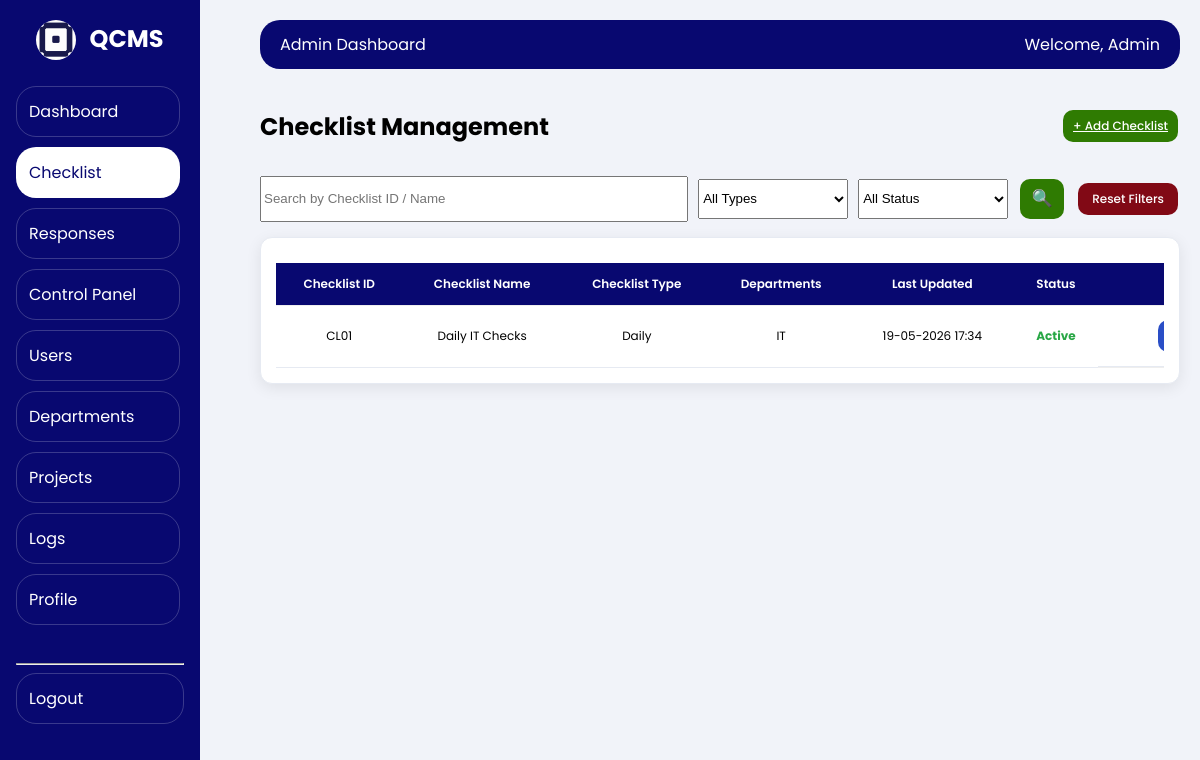
The app's page /admin-panel/checklists/ (signed in) with its own data.
### backend/models.py (models this page shows, shortened)
class ChecklistDefinition(models.Model):
    checklist_id = models.CharField(max_length=20, unique=True, db_index=True)
    name = models.CharField(max_length=255)
    checklist_type = models.ForeignKey(ChecklistType, on_delete=models.PROTECT, related_name='checklists')
    projects = models.ManyToManyField(Project, related_name='checklist_definitions', blank=True)
    departments = models.ManyToManyField(Department, related_name='checklist_definitions', blank=True)
    is_active = models.BooleanField(default=True)
    created_at = models.DateTimeField(auto_now_add=True)
    updated_at = models.DateTimeField(auto_now=True)
    class Meta:
        ordering = ['-updated_at']

class ChecklistType(models.Model):
    name = models.CharField(max_length=100, unique=True)
    is_active = models.BooleanField(default=True)
    created_at = models.DateTimeField(auto_now_add=True)
    updated_at = models.DateTimeField(auto_now=True)

class Department(models.Model):
    code = models.CharField(max_length=50, unique=True)
    name = models.CharField(max_length=200)
    is_active = models.BooleanField(default=True)
    created_at = models.DateTimeField(auto_now_add=True, null=True, blank=True)
    updated_at = models.DateTimeField(auto_now=True, null=True, blank=True)

### backend/views/admin.py (the view, shortened to what this page needs)
# urls.py: path('admin-panel/checklists/', views.admin_checklists, name='admin_checklists'),
def admin_checklists(request):
    if not request.user.is_authenticated:
        return redirect('login')
    profile = get_user_profile(request.user)
    if not profile or profile.role != "Admin":
        return redirect('home')
    search = (request.GET.get('search') or '').strip()
    checklist_type = (request.GET.get('checklist_type') or '').strip()
    status = (request.GET.get('status') or '').strip()
    page_no = request.GET.get('page')
    checklists = ChecklistDefinition.objects.select_related('checklist_type').prefetch_related('projects', 'departments')
    if search:
        checklists = checklists.filter(Q(checklist_id__icontains=search) | Q(name__icontains=search))
    if checklist_type:
        checklists = checklists.filter(checklist_type_id=checklist_type)
    if status in {'active', 'inactive'}:
        checklists = checklists.filter(is_active=(status == 'active'))
    paginator = Paginator(checklists.order_by('-updated_at'), 8)
    page_obj = paginator.get_page(page_no)
    return render(request, 'admin_panel/admin_checklists.html', {
        'sidebar_menu': _admin_sidebar_menu(),
        'checklists': page_obj,
        'checklist_types': ChecklistType.objects.filter(is_active=True).order_by('name'),
        'projects': Project.objects.filter(is_active=True).order_by('name'),
        'departments': Department.objects.filter(is_active=True).order_by('name'),
        'questions_json_help': {
            'types': _question_type_options(),
        },
    })

### backend/logging_service.py (called while the page is built)
def set_current_request(request):
    _current_request.set(request)

### backend/views/admin.py (called while the page is built)
def _admin_sidebar_menu():
    return [
        {'url': reverse('admin_dashboard'), 'label': 'Dashboard'},
        {'url': reverse('admin_checklists'), 'label': 'Checklist'},
        {'url': reverse('admin_responses'), 'label': 'Responses'},
        {'url': reverse('admin_control_panel'), 'label': 'Control Panel'},
        {'url': reverse('admin_users'), 'label': 'Users'},
        {'url': reverse('admin_departments'), 'label': 'Departments'},
        {'url': reverse('admin_projects'), 'label': 'Projects'},
        {'url': reverse('admin_logs'), 'label': 'Logs'},
        {'url': reverse('admin_profile'), 'label': 'Profile'},
    ]

def _question_type_options():
    return [
        {'value': value, 'label': label}
        for value, label in ChecklistQuestion.QUESTION_TYPES
    ]

### backend/views/common.py (called while the page is built)
def get_user_profile(user):
    if not user or not user.is_authenticated:
        return None
    return UserProfile.objects.filter(user=user).first()

### qcms/context_processors.py (called while the page is built)
def branding(request):
    return {
        'PROJECT_DISPLAY_NAME': getattr(settings, 'PROJECT_DISPLAY_NAME', 'QCMS - Quality Control Management System'),
        'PROJECT_SHORT_NAME': getattr(settings, 'PROJECT_SHORT_NAME', 'QCMS'),
    }

### frontend/templates/admin_panel/admin_checklists.html (shortened to what this page needs)
{% extends 'admin_panel/admin_base.html' %}
{% load static %}
{% block content %}
<link rel="stylesheet" href="{% static 'admin_panel/checklist_response.css' %}" />
<link rel="stylesheet" href="{% static 'admin_users/admin_users.css' %}" />
<div class="panel-header">
  <h2>Checklist Management</h2>
  <a class="btn btn-add" href="{% url 'admin_checklist_create' %}">+ Add Checklist</a>
</div>
<form method="GET" class="users-toolbar">
  <input type="text" name="search" id="searchChecklist" placeholder="Search by Checklist ID / Name" value="{{ request.GET.search }}" class="form-control toolbar-search" />
  <select id="filterChecklistType" name="checklist_type" class="form-control">
    <option value="">All Types</option>
  </select>
  <select id="filterChecklistStatus" name="status" class="form-control">
    <option value="">All Status</option>
  </select>
  <button type="submit" class="btn btn-add icon-btn" title="Search">🔍</button>
  <a href="{% url 'admin_checklists' %}" class="btn btn-delete reset-link">Reset Filters</a>
</form>
{% include 'admin_panel/partials/checklist_table.html' %}
{% endblock %}

### frontend/templates/admin_panel/partials/checklist_table.html (shortened to what this page needs)
<div class="card">
  <div class="table-container">
    <table>
      <thead>
        <tr>
          <th>Checklist ID</th>
          <th>Checklist Name</th>
          <th>Checklist Type</th>
          <th>Departments</th>
          <th>Last Updated</th>
          <th>Status</th>
          <th>Actions</th>
        </tr>
      </thead>
      <tbody id="checklistBody">
        {% for checklist in checklists %}
        <tr>
          <td>{{ checklist.checklist_id }}</td>
          <td>{{ checklist.name }}</td>
          <td>{{ checklist.checklist_type.name }}</td>
          <td>{% for department in checklist.departments.all %}{{ department.name }}{% if not forloop.last %}, {% endif %}{% endfor %}</td>
          <td>{{ checklist.updated_at|date:'d-m-Y H:i' }}</td>
          <td>{% if checklist.is_active %}<span class="active-text">Active</span>{% else %}<span class="inactive-text">Inactive</span>{% endif %}</td>
          <td>
            {% if checklist_view_mode %}
              <a class="btn table-action-btn btn-add" href="{% url 'user_checklist_fill' checklist.id %}">Fill Checklist</a>
              <a class="btn table-action-btn btn-view" href="{% url 'user_checklist_preview' checklist.id %}">View Checklist</a>
            {% else %}
              <a class="btn table-action-btn btn-view" href="{% url 'admin_checklist_view' checklist.id %}">View</a>
            {% endif %}
          </td>
        </tr>
        {% empty %}
        <tr><td colspan="7">No checklists found.</td></tr>
        {% endfor %}
      </tbody>
    </table>
  </div>
</div>

### frontend/static/shared/table_system.css (style rules this page uses)
:root { --tbl-head: #080870; --tbl-head-text: #fff; --tbl-border: #e6eaf2; --tbl-row-hover: #eef2ff; }
.card { background: #fff; border: 1px solid var(--tbl-border); border-radius: 12px; padding: 14px; box-shadow: 0 2px 8px rgba(0, 0, 0, 0.04); }
.table-container, .table-responsive { width: 100%; overflow-x: auto; -webkit-overflow-scrolling: touch; }
.table-container table, .table-responsive .standard-table, table.standard-table { width: 100%; min-width: 1200px; border-collapse: collapse; table-layout: auto; }
.table-container thead th, .standard-table thead th { background: var(--tbl-head); color: var(--tbl-head-text); padding: 12px; font-size: 12px; font-weight: 600; text-align: left; white-space: nowrap; position: sticky; top: 0; z-index: 1; }
.table-container tbody td, .standard-table tbody td { padding: 12px; font-size: 12px; vertical-align: middle; border-bottom: 1px solid var(--tbl-border); overflow: hidden; text-overflow: ellipsis; white-space: nowrap; }
.btn { height: 32px; padding: 0px 10px; font-size: 12px; line-height: 32px; border-radius: 20px; display: inline-flex; align-items: center; justify-content: center; white-space: nowrap; }
.table-action-btn { display: inline-flex; align-items: center; justify-content: center; padding: 0px 10px; border-radius: 20px; font-size: 14px; font-weight: 500; white-space: nowrap; }
.btn { display: inline-flex; align-items: center; justify-content: center; }

### frontend/static/admin_panel/checklist_response.css (style rules this page uses)
.panel-header { display: flex; justify-content: space-between; align-items: center; gap: 12px; margin-bottom: 12px; }

### frontend/static/admin_users/admin_users.css (style rules this page uses)
html, body { max-width: 100%; overflow-x: hidden; }
.users-toolbar { display: flex; gap: 10px; align-items: center; flex-wrap: wrap; margin-bottom: 15px; }
.users-toolbar .form-control { min-width: 150px; height: 40px; }
.users-toolbar .toolbar-search { min-width: 220px; flex: 1; }
.users-toolbar .icon-btn { min-width: 44px; width: 44px; height: 40px; padding: 0; font-size: 17px; line-height: 1; }
.reset-link { display: inline-flex; align-items: center; justify-content: center; text-decoration: none; padding: 0 14px !important; }
.card { background: #fff; padding: 15px; border-radius: 12px; box-shadow: 0 4px 15px rgba(0, 0, 0, 0.08); max-width: 100%; box-sizing: border-box; }
.table-container { width: 100%; max-width: 100%; overflow-x: auto; box-sizing: border-box; }
table { width: 100%; border-collapse: collapse; margin-top: 10px; min-width: 980px; }
thead { background: #0a1163; color: white; }
.card .table-container table thead th { text-align: center; }
th, td { padding: 12px 10px; font-size: 13px; text-align: center; border-bottom: 1px solid #eee; }
.active-text { color: #28a745; font-weight: bold; }
.btn { padding: 0px 10px; border: none; border-radius: 10px; font-size: 12px; cursor: pointer; transition: 0.3s; font-weight: 500; }
.btn-add { background: #2f7b02; color: white; }
.btn-view { background: #2a4ec6; color: white; }
.btn-delete { background: #810915; color: white; }
.table-container tbody td:last-child { display: flex; flex-direction: row; justify-content: center; align-items: center; gap: 0px; white-space: nowrap; }

### frontend/templates/admin_panel/admin_base.html (style rules this page uses)
body { margin: 0; font-family: "Poppins", sans-serif; background: #f1f3f9; }
.table-container { overflow-x: auto; }
table { width: 100%; min-width: 1000px; border-collapse: collapse; }
thead th { background: #080870; color: white; padding: 10px; font-size: 13px; text-align: left; }
tbody td { padding: 5px; font-size: 12px; }
tr { border-bottom: 1px solid #eee; }
.btn { padding: 0px 10px; font-size: 12px; border: none; border-radius: 20px; cursor: pointer; margin: 2px; display: inline-block; }
.btn-view { background: #10087b; color: white; }
.btn-delete { background: #8d0808; color: white; }
.btn-add { background: #10087b; color: white; }
.active-text { color: green; }

### records on screen
ChecklistDefinition: checklist_id "CL01", name "Daily IT Checks", checklist_type.name "Daily", updated_at "19-05-2026 17:34", is_active "Active"
Department: name "IT"

### other values on screen
{{ panel_title|default:PROJECT_SHORT_NAME }} "QCMS"
{{ item.label }} "Dashboard" "Checklist" "Responses" "Control Panel" "Users" "Departments" "Projects" "Logs" "Profile"
